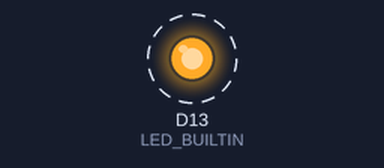
Bench run of a program on a simulated STM32 Nucleo. Parts: output pins drawn as LEDs (lit = HIGH). Dashed ring = blinking. What the program prints to the serial monitor is not drawn.

Above: at 0.2 s.
Timing chart, 0 to 3.0 s (numbered marks = the images above):
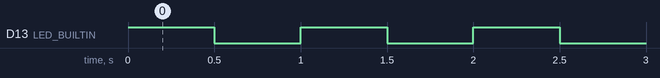

Measured:
- by itself, D13 (LED_BUILTIN): alternates HIGH for 0.50 s and LOW for 0.50 s

The program:

main.cpp
```cpp
#include <Arduino.h>
#include <STM32FreeRTOS.h>

// Task 1: Controls the onboard LED blinky
void vBlinkTask(void *pvParameters) {
    pinMode(LED_BUILTIN, OUTPUT);

    while (1) {
        digitalWrite(LED_BUILTIN, HIGH);
        vTaskDelay(pdMS_TO_TICKS(500)); // LED ON for 500ms
        digitalWrite(LED_BUILTIN, LOW);
        vTaskDelay(pdMS_TO_TICKS(500)); // LED OFF for 500ms
    }
}

// Task 2: Prints messages to the serial port
void vSerialTask(void *pvParameters) {
    uint32_t ulMessageCount = 0;

    while (1) {
        Serial.print("FreeRTOS Two-Task Project - Message Count: ");
        Serial.println(ulMessageCount++);

        vTaskDelay(pdMS_TO_TICKS(1000)); // Print every 1 second
    }
}

void setup() {
    // Initialize serial communication
    Serial.begin(115200);
    while (!Serial) {
        // Wait for serial port connection
    }

    // Create Task 1: LED Blinker
    xTaskCreate(
        vBlinkTask,         /* Pointer to the task function */
        "BlinkTask",        /* Descriptive name for debugging */
        128,                /* Stack depth in words */
        NULL,               /* Task parameters */
        1,                  /* Priority (1 = low priority) */
        NULL                /* Task handle */
    );

    // Create Task 2: Serial Printer
    xTaskCreate(
        vSerialTask,        /* Pointer to the task function */
        "SerialTask",       /* Descriptive name for debugging */
        128,                /* Stack depth in words */
        NULL,               /* Task parameters */
        1,                  /* Priority */
        NULL                /* Task handle */
    );

    // Start the FreeRTOS scheduler
    vTaskStartScheduler();
}

void loop() {
    // Empty when using FreeRTOS tasks.
}
```
